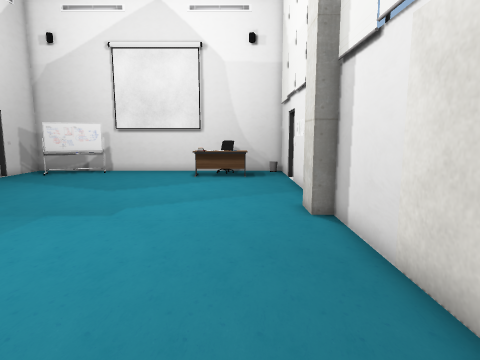
view 1 (above)

16 first-person views from a walk through a Unity game level. The camera is 1.3 m above the floor, tilts 8° down and sees 75° across. Doors are open. The floor is counted in squares, 0.5 m on a side. Each view is taken from the middle of a square. On the plan, view 1 faces up. The plan holds only what a view shows up to about 20 squares ahead; the rest is blank. The player character is not drawn. Some surface patterns are stand-ins.

view 2
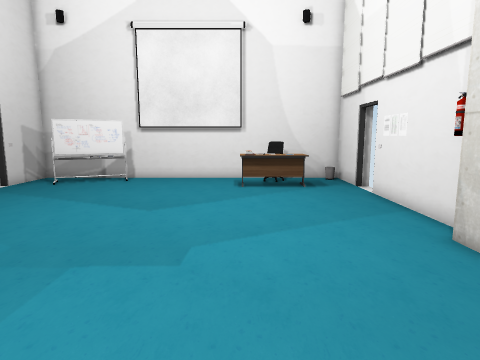

view 3
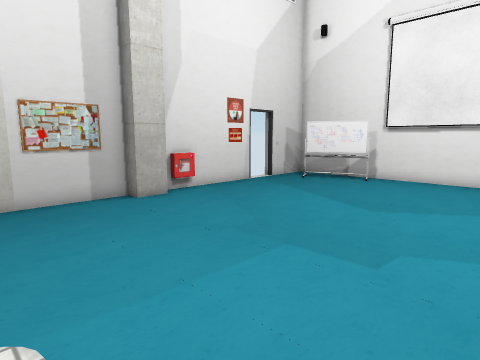

view 4
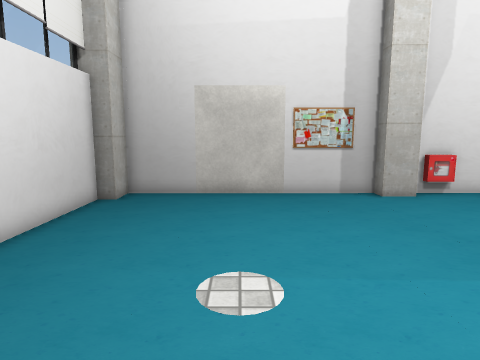

view 5
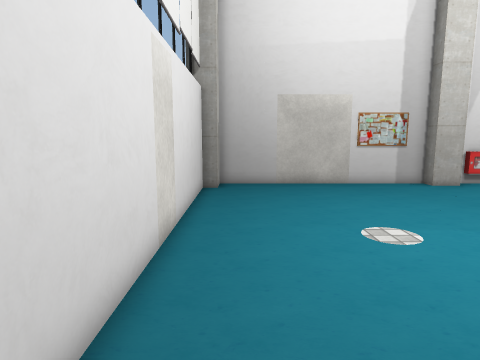

view 6
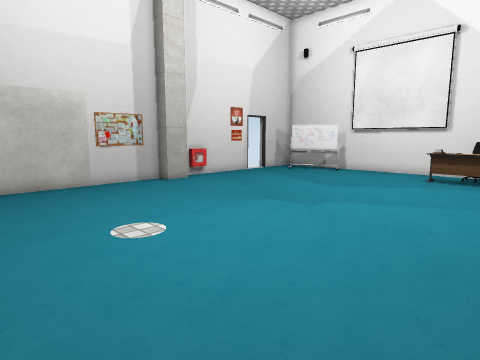

view 7
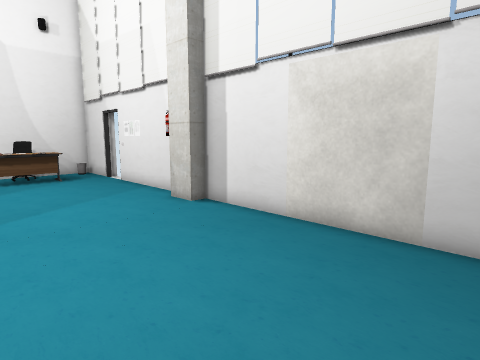

view 8
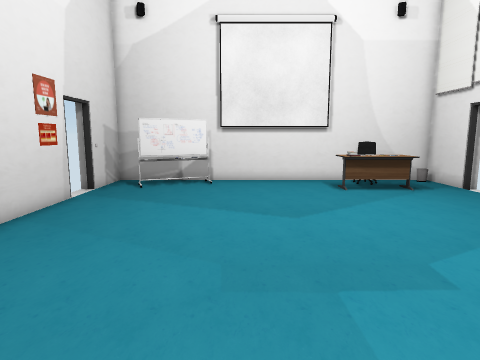

view 9
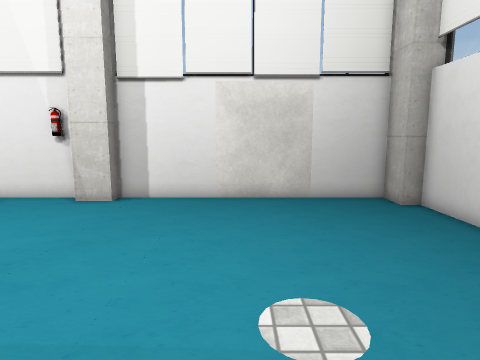

view 10
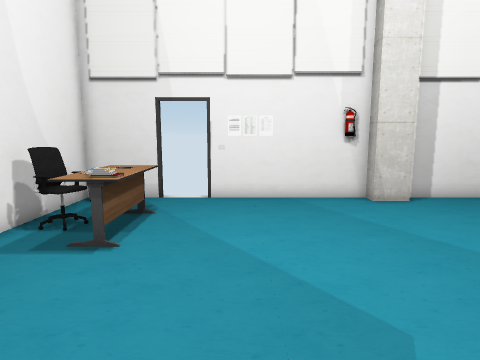

view 11
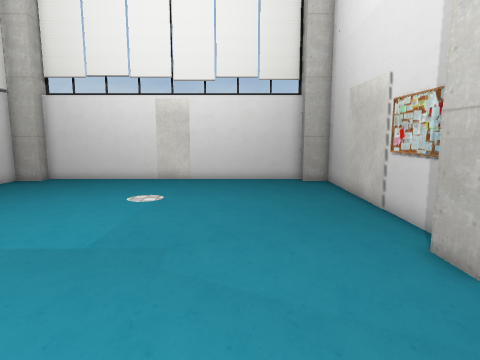

view 12
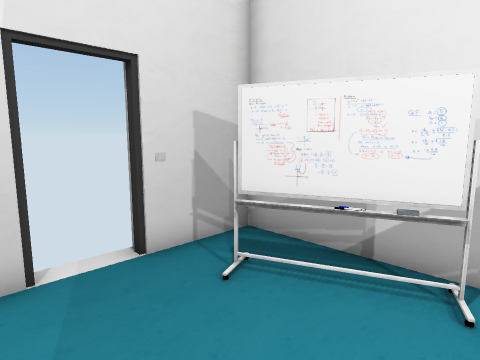

view 13
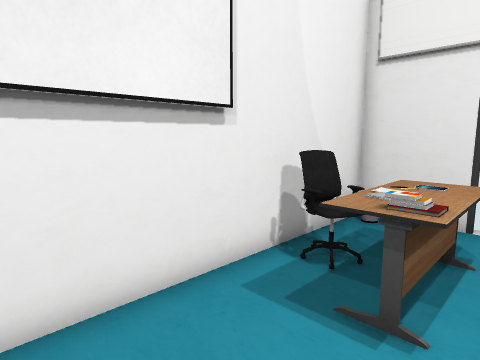

view 14
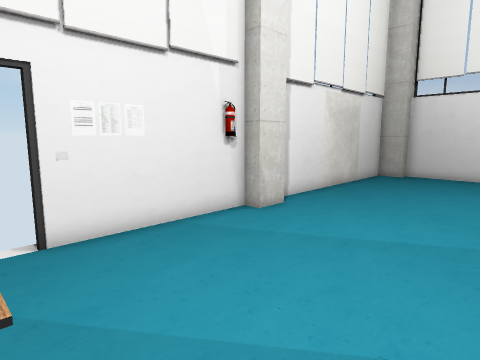

view 15
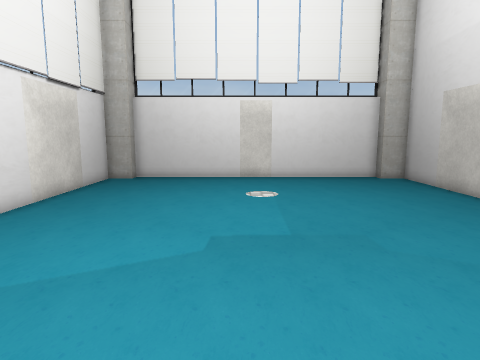

view 16
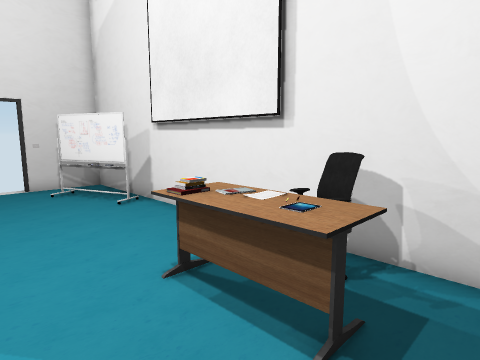

### Floor plan
Points are (right, up) in squares from view 1. A wall is a line through its corners. A room is listed if a view was taken in it or the views show most of it. See-through windows are left out.
Room 1 (views 1, 2, 3, 4, 5, 6, 7, 8, 9, 10, 11, 12, 13, 14, 15, 16)
walls: (-15.1, 10.3) (-15.1, 8.4); (3.1, 12.4) (3.1, 17.6); (-15.1, 6.6) (-15.1, -1.1) (-13.7, -1.1) (-13.7, -1.9) (1.6, -1.9) (1.6, -1.1) (3.1, -1.1) (3.1, 9.6); (-15.1, 18.1) (-15.1, 13.4); (-2.9, 23.3) (-9.1, 23.3); (3.1, 20.5) (3.1, 23.5) (-15.1, 23.5) (-15.1, 20.2)
ways out: open door at (-15, 19); open door at (3, 19.5)
objects: column (-15, 11) to (-14, 12); other object (-15, 13); other object (-15, 21); other object (-13, 21) to (-12, 22); other object (-11, 22); other object (-10, 22); books (-3, 20); desk (-3, 21); books (-2, 20); notebook (-2, 21); chair (-2, 22) to (-1, 23); desk (-1, 20) to (0, 21); column (2, 10) to (3, 11); other object (3, 18)

Where each view was taken, in squares from view 1:
view 1: 0 up, 0 right, facing up
view 2: 4 up, 3 left, facing up
view 3: 4 up, 2 left, facing up-left
view 4: 4 up, 1 left, facing left
view 5: 0 up, 2 right, facing left
view 6: 0 up, 2 right, facing up-left
view 7: 0 up, 5 left, facing up-right
view 8: 5 up, 8 left, facing up
view 9: 5 up, 10 left, facing right
view 10: 17 up, 10 left, facing right
view 11: 17 up, 10 left, facing down
view 12: 17 up, 9 left, facing up-left
view 13: 19 up, 7 left, facing up-right
view 14: 20 up, 5 left, facing down-right
view 15: 18 up, 5 left, facing down
view 16: 17 up, 2 right, facing up-left
